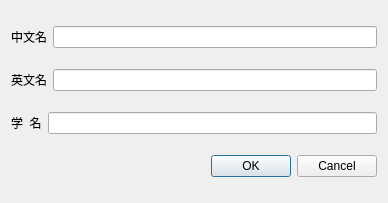
<?xml version="1.0" encoding="UTF-8"?>
<ui version="4.0">
 <class>DialogAddSpecies</class>
 <widget class="QDialog" name="DialogAddSpecies">
  <property name="geometry">
   <rect>
    <x>0</x>
    <y>0</y>
    <width>388</width>
    <height>203</height>
   </rect>
  </property>
  <property name="windowTitle">
   <string>Dialog</string>
  </property>
  <layout class="QVBoxLayout" name="verticalLayout">
   <item>
    <layout class="QHBoxLayout" name="horizontalLayout">
     <item>
      <widget class="QLabel" name="label">
       <property name="text">
        <string>中文名</string>
       </property>
      </widget>
     </item>
     <item>
      <widget class="QLineEdit" name="line_edit_chinese_name"/>
     </item>
    </layout>
   </item>
   <item>
    <layout class="QHBoxLayout" name="horizontalLayout_3">
     <item>
      <widget class="QLabel" name="label_2">
       <property name="text">
        <string>英文名</string>
       </property>
      </widget>
     </item>
     <item>
      <widget class="QLineEdit" name="line_edit_english_name"/>
     </item>
    </layout>
   </item>
   <item>
    <layout class="QHBoxLayout" name="horizontalLayout_2">
     <item>
      <widget class="QLabel" name="label_3">
       <property name="text">
        <string>学  名</string>
       </property>
      </widget>
     </item>
     <item>
      <widget class="QLineEdit" name="line_edit_scientific_name"/>
     </item>
    </layout>
   </item>
   <item>
    <widget class="QDialogButtonBox" name="buttonBox">
     <property name="orientation">
      <enum>Qt::Horizontal</enum>
     </property>
     <property name="standardButtons">
      <set>QDialogButtonBox::Cancel|QDialogButtonBox::Ok</set>
     </property>
    </widget>
   </item>
  </layout>
 </widget>
 <resources/>
 <connections>
  <connection>
   <sender>buttonBox</sender>
   <signal>accepted()</signal>
   <receiver>DialogAddSpecies</receiver>
   <slot>accept()</slot>
   <hints>
    <hint type="sourcelabel">
     <x>248</x>
     <y>254</y>
    </hint>
    <hint type="destinationlabel">
     <x>157</x>
     <y>274</y>
    </hint>
   </hints>
  </connection>
  <connection>
   <sender>buttonBox</sender>
   <signal>rejected()</signal>
   <receiver>DialogAddSpecies</receiver>
   <slot>reject()</slot>
   <hints>
    <hint type="sourcelabel">
     <x>316</x>
     <y>260</y>
    </hint>
    <hint type="destinationlabel">
     <x>286</x>
     <y>274</y>
    </hint>
   </hints>
  </connection>
 </connections>
</ui>
